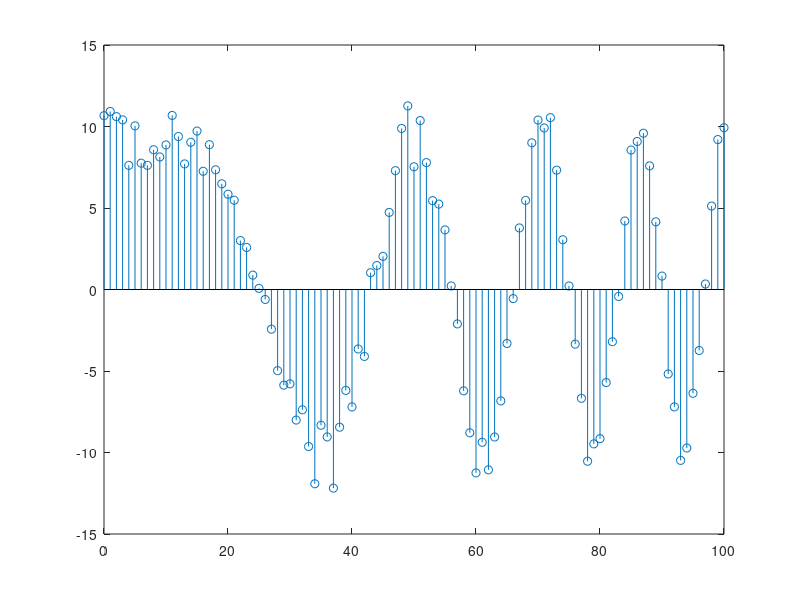

Write the MATLAB code that produced this figure.
function[y]=d1()
n=0;
p=1;
while(n<=100)
    x=10*cos(0.0008*pi*n^2);
    n=n+1;
    z(p)=x;
    p=p+1;
end
y=z+randn(1,101);
m=[0:100];
stem(m,y)